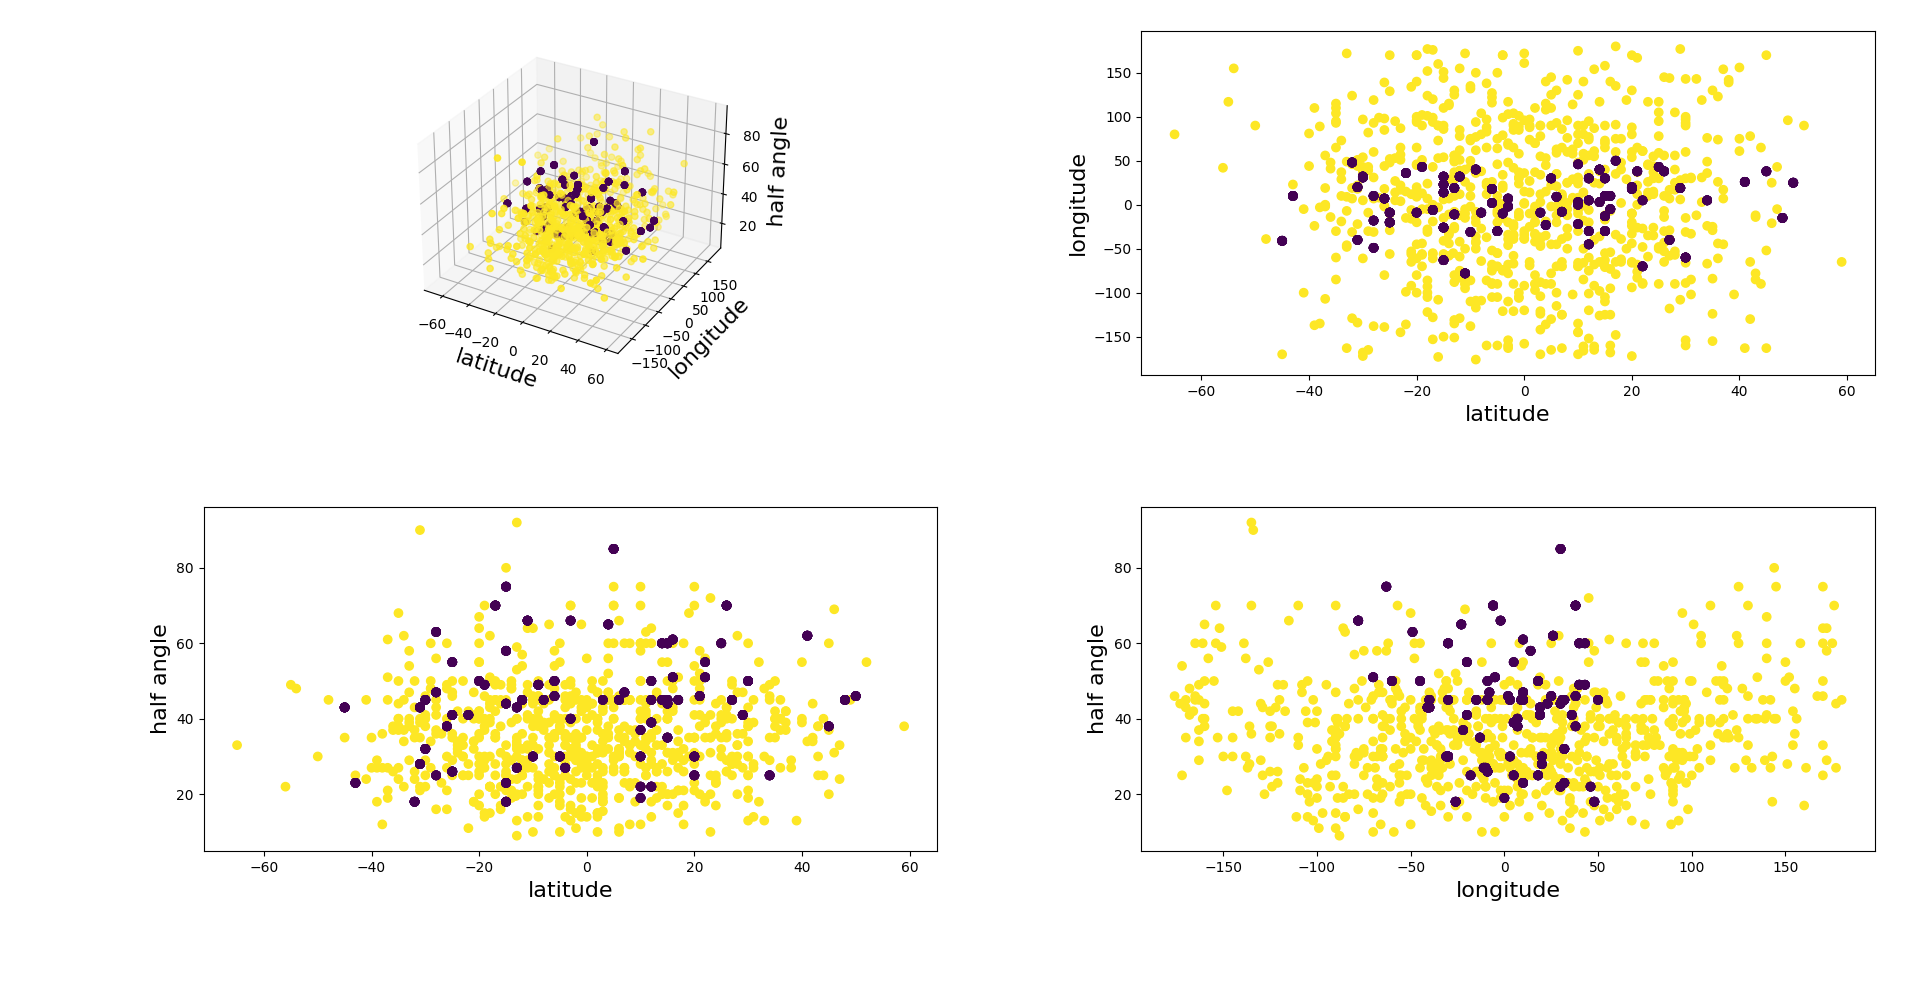

The script that drew this image:
import matplotlib.pyplot as plt
import pandas as pd
from sklearn import preprocessing

df = pd.read_csv("dataset_classification.csv")
X = df.drop(columns=['target']).values
target = df['target'].values

fig = plt.figure()

# 3D Plot
ax = fig.add_subplot(221, projection='3d')
x = preprocessing.normalize(X[:, 0].reshape(1, -1), norm="max")
y = preprocessing.normalize(X[:, 1].reshape(1, -1), norm="max")
z = preprocessing.normalize(X[:, 2].reshape(1, -1), norm="max")
x = X[:, 0]
y = X[:, 1]
z = X[:, 2]

colors_map = {e: i + 1 for i, e in enumerate(set(target))}

ax.scatter(
    x,
    y,
    z,
    c=[2 - colors_map[e] for e in target],
    marker='o'
)

ax.set_xlabel('latitude', fontsize=16)
ax.set_ylabel('longitude', fontsize=16)
ax.set_zlabel('half angle', fontsize=16)

# Cross-sections
ax = fig.add_subplot(222)
ax.scatter(x, y, c=[2 - colors_map[e] for e in target], marker='o')
ax.set_xlabel('latitude', fontsize=16)
ax.set_ylabel('longitude', fontsize=16)

ax = fig.add_subplot(223)
ax.scatter(x, z, c=[2 - colors_map[e] for e in target], marker='o')
ax.set_xlabel('latitude', fontsize=16)
ax.set_ylabel('half angle', fontsize=16)

ax = fig.add_subplot(224)
ax.scatter(y, z, c=[2 - colors_map[e] for e in target], marker='o')
ax.set_xlabel('longitude', fontsize=16)
ax.set_ylabel('half angle', fontsize=16)

plt.tight_layout()
plt.show()
